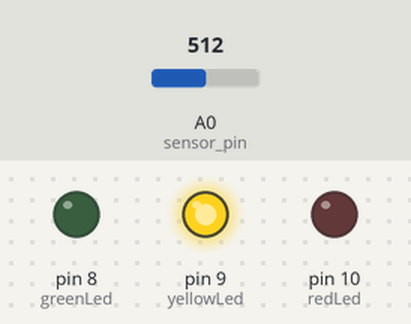
Recording of a sketch running on a simulated Arduino Uno, built with avr-gcc and run on an emulated ATmega328P. Shown: output pins drawn as LEDs (lit = HIGH). The inputs (shaded band) are chosen by the test bench; at power-on: A0 (sensor_pin) = 512.

Above: at 1.2 s.
1.3 s: A0 (sensor_pin) set to 592
2.8 s: A0 (sensor_pin) set to 614
At 3.3 s:
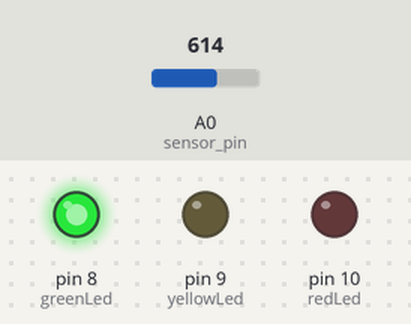
4.3 s: A0 (sensor_pin) set to 90
At 5.5 s:
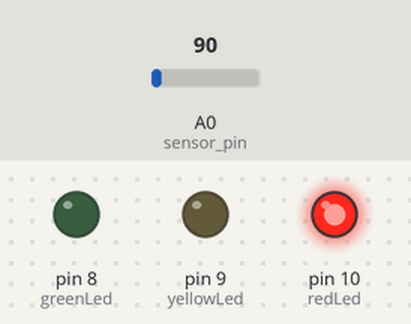
5.8 s: A0 (sensor_pin) set to 104
At 6.8 s:
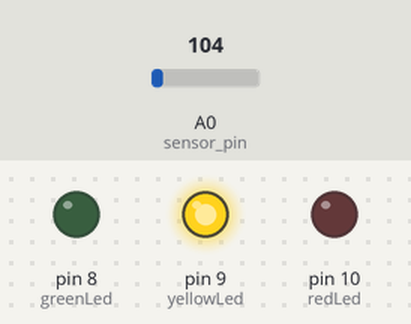
7.3 s: A0 (sensor_pin) set to 0
At 8.0 s:
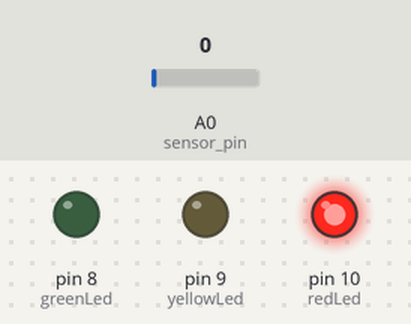
Timing chart, 0 to 9.8 s (numbered marks = the images above; inputs shaded):
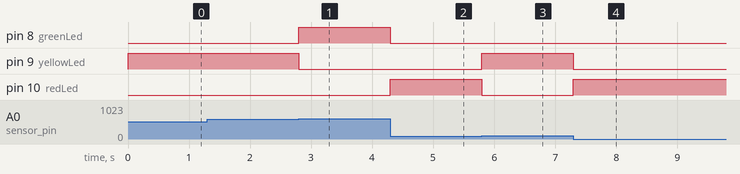

The sketch:

soil_moisture.ino
```cpp
int redLed=10;
int yellowLed=9;
int greenLed=8;
int sensor_pin=A0;

void setup()
{
  pinMode(redLed, OUTPUT);
  pinMode(yellowLed, OUTPUT);
  pinMode(greenLed, OUTPUT);
  pinMode(sensor_pin, INPUT);
}

void loop()
{
  int sensor_data=analogRead(sensor_pin);

  if(sensor_data<100){
    digitalWrite(redLed,HIGH);
    digitalWrite(yellowLed,LOW);
    digitalWrite(greenLed,LOW);
}

  else if(sensor_data>600){
    digitalWrite(redLed,LOW);
    digitalWrite(yellowLed,LOW);
    digitalWrite(greenLed,HIGH);
}
  else{

    digitalWrite(redLed,LOW);
    digitalWrite(yellowLed,HIGH);
    digitalWrite(greenLed,LOW);
}
}
```

Measured:
- the behaviour switches between 600 and 601 on A0 (sensor_pin) (found by bisection; images 0 and 1)
- the behaviour switches between 99 and 100 on A0 (sensor_pin) (found by bisection; images 2 and 3)
- after the input at 1.3 s, every drawn part: stays the same
- after the input at 2.8 s, pin 8 (greenLed): LOW → HIGH at once; pin 9 (yellowLed): HIGH → LOW at once
- after the input at 4.3 s, pin 8 (greenLed): HIGH → LOW at once; pin 10 (redLed): LOW → HIGH at once
- after the input at 5.8 s, pin 9 (yellowLed): LOW → HIGH at once; pin 10 (redLed): HIGH → LOW at once
- after the input at 7.3 s, pin 9 (yellowLed): HIGH → LOW at once; pin 10 (redLed): LOW → HIGH at once
